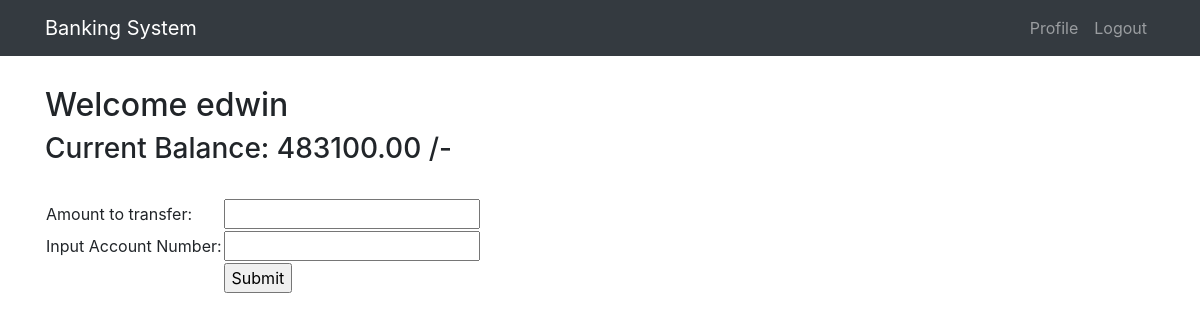
The app's page /transfer/ (signed in), older data.
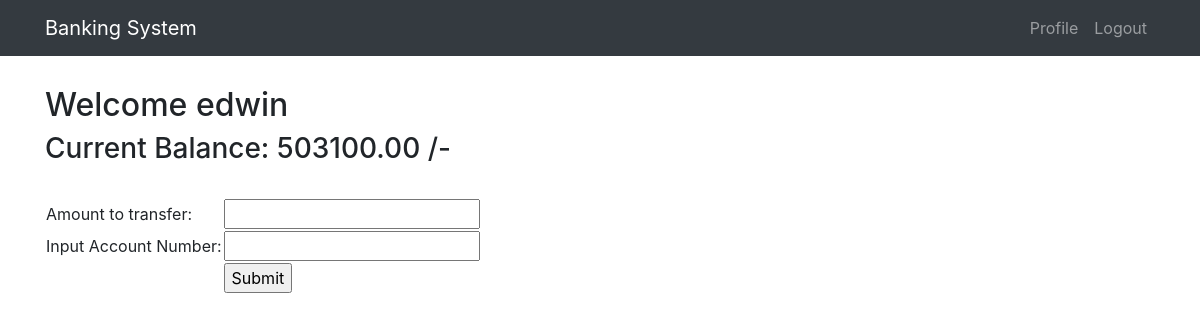
The same page, newer data.
### customer/models.py (models this page shows, shortened)
class Customer(models.Model):
    user=models.OneToOneField(User, on_delete=models.CASCADE)
    name=models.CharField(max_length=200,null=True)
    age=models.IntegerField(null=True)
    phone=models.IntegerField(null=True)
    street=models.CharField(max_length=200,null=True)
    city=models.CharField(max_length=200,null=True)
    state=models.CharField(max_length=50,null=True)
    country=models.CharField(max_length=50, default="India")
    pin_code=models.IntegerField(null=True)
    balance=models.DecimalField(max_digits=10,decimal_places=2,verbose_name="Balance")
    account_no=models.CharField(max_length=200,editable=False)

### customer/views.py (the view)
# urls.py: url(r'^transfer/', views.transfer, name='transfer'),
@login_required
def transfer(request):
    user = Customer.objects.get(user=request.user)
    context = {
        "balance": user.balance
    }
    return render(request, 'transfer.html', context)

### customer/templates/transfer.html (shortened to what this page needs)
{% extends 'base.html' %}
{% block content %}
<h2>Welcome {{ user.username }}</h2>
    <h3>Current Balance: {{ balance }} /-</h3><br>
<form method="post" action="{% url 'customer:result' %}">
<table>
    <tr><td>Amount to transfer:</td><td><input type="number" name="amount" id="amount"/></td></tr>
    <tr><td>Input Account Number:</td><td><input type="text" name="acc" id="acc"/></td></tr>
    <tr><td></td><td><input type="submit" value="Submit"/></td></tr>
</table>
</form>
{% endblock %}

Row changes from the older to the newer data that the page shows:
changed Customer: balance "483100.00" → "503100.00"
